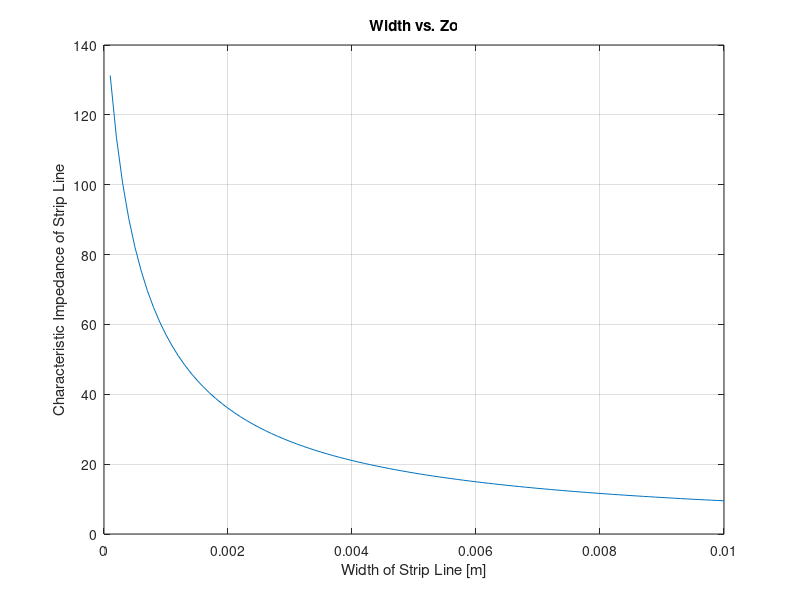
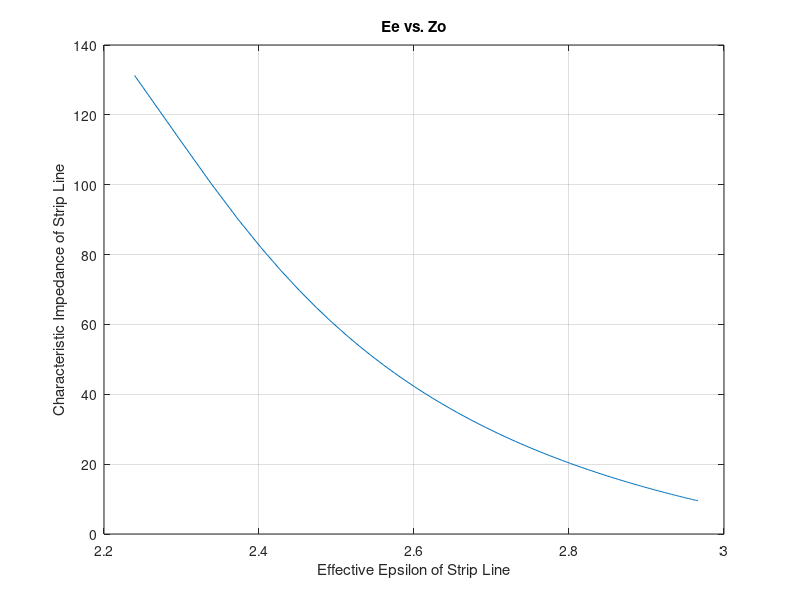

These charts were generated, in order, by the following MATLAB code:
%Microstrip transmission line calculator

%Enter Board Parameters Here
h = .51E-3; %[m] height (thickness) of board
Eps = 3.2; %reletive dielectric constant of board

%calculate effectiv epsilon and characteristic impedance
W=1:100; % Arbitrary boundary values
W=W.*0.1E-3; %[m] width of u strip line, program rips through an arbitrary number of widths
Ee=(Eps+1)/2+((Eps-1)./(2*sqrt(1+12*h./W))); %effective epsilon of line
Zo=120*pi./(sqrt(Ee).*(W/h+1.393+0.667*log(W/h+1.444))); %characteristic impedance of line

figure
plot(W,Zo) %Taking into account Ereff, what must width be?
xlabel('Width of Strip Line [m]')
ylabel('Characteristic Impedance of Strip Line')
title('Width vs. Zo')
grid('on')

figure
plot(Ee,Zo)
xlabel('Effective Epsilon of Strip Line')
ylabel('Characteristic Impedance of Strip Line')
title('Ee vs. Zo')
grid('on')
